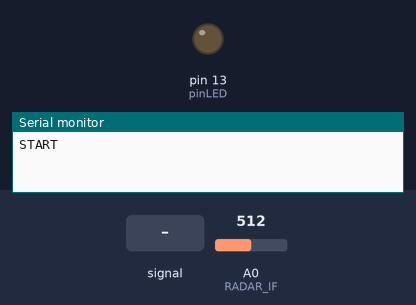
Recording of a sketch running on a simulated Arduino Uno, built with avr-gcc and run on an emulated ATmega328P. Parts: output pins drawn as LEDs (lit = HIGH), the last lines printed to the serial monitor. The inputs (shaded band) are chosen by the test bench; at power-on: A0 (RADAR_IF) = 512.

Above: at 1.2 s.
1.3 s: A0 (RADAR_IF) fed a 200 Hz sine of ±81 counts around its level
At 1.7 s:
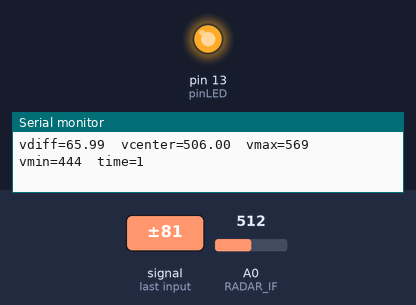
2.8 s: A0 (RADAR_IF) set to 716
At 4.1 s:
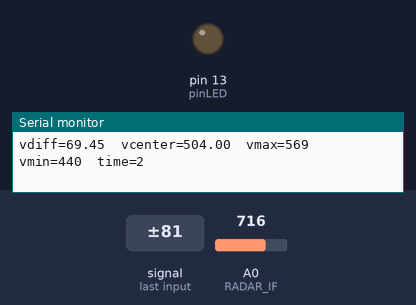
Timing chart, 0 to 5.8 s (numbered marks = the images above; inputs shaded):
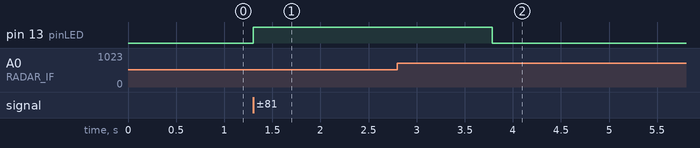

Measured:
- after the input at 1.3 s, pin 13 (pinLED): LOW → HIGH at once
- after the input at 2.8 s, pin 13 (pinLED): HIGH → LOW after 0.99 s

The sketch:

radar.ino
```cpp
/*
  test Radar sensor ZY-JIN HB200A (10.525 Ghz, 3 Mhz, 13dBm EIRP)

  Arduino A0 -- LM386 amplifier -- Radar sensor IF
 */

#include <Wire.h>
#include <Arduino.h>

#define RADAR_IF A0
//#define RADAR_IF 5
#define pinLED 13
//#define pinBuzzer 5


int vmax = 0;
int vmin = 9999;
double vavg = 0;
double vcenter = 0;
unsigned long startTime = 0;
unsigned long stopTime = 0;
unsigned long time = 0;
unsigned long offTime = 0;
unsigned long duration = 0;
bool state = LOW;
int thres = 10;

void setup() {
  Serial.begin(19200);
  Serial.println("START");
  pinMode(RADAR_IF, INPUT);
  pinMode(pinLED, OUTPUT);
  //pinMode(pinBuzzer, OUTPUT);
}

void loop() {
  /*bool newstate= digitalRead(RADAR_IF);
  if (newstate != state) {
    state = newstate;
    duration++;
    Serial.println(duration);
  }

  //duration = pulseIn(RADAR_IF, HIGH, 20000);*/

  int v = analogRead(RADAR_IF);
  double vdiff = fabs(vavg-v);
  vavg = 0.99 * vavg + 0.01 * ((double)v);
  vmax = max(vmax*0.99, v);
  vmin = min(vmin*1.01, v);
  vcenter = vmin + (vmax - vmin) / 2;
  if (v > vavg + thres) {
    startTime = millis();
  }
  else if ((v < vavg - thres) && (startTime != 0)) {
      stopTime = millis();
      time = stopTime - startTime;
      startTime = 0;
      //vmax = 0;
      //vmin = 9999;
  }

  if (time != 0) {
    digitalWrite(pinLED, HIGH);
    offTime = millis() + 1000;
    Serial.print("vdiff=");
    Serial.print(vdiff);
    Serial.print("  vcenter=");
    Serial.print(vcenter);
    Serial.print("  vmax=");
    Serial.print(vmax);
    Serial.print("  vmin=" );
    Serial.print(vmin);
    Serial.print("  time=" );
    Serial.print(time);
    Serial.println();
    //if (time == 0) tone(pinBuzzer, time);
    //  else noTone(pinBuzzer);
    time = 0;
  }
  if (millis() > offTime){
    digitalWrite(pinLED, LOW);
  }
  delay(1);
}
```
